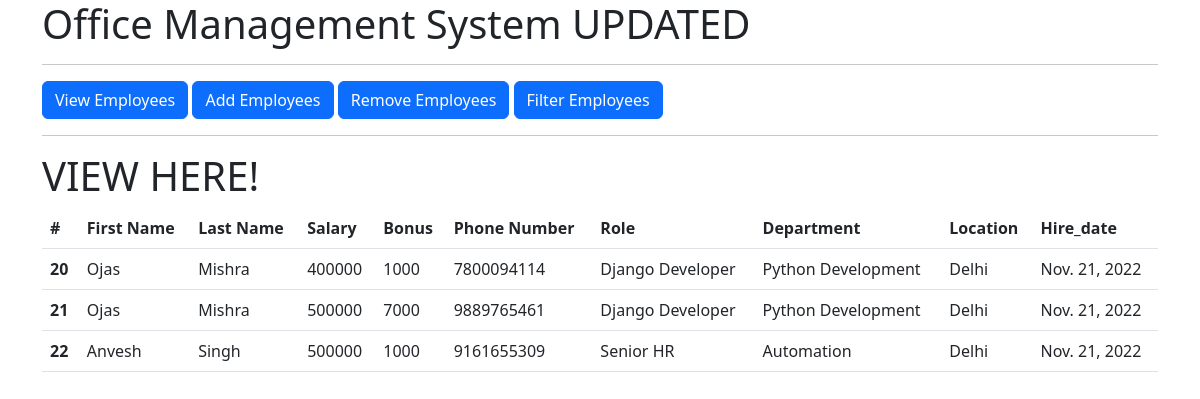
The page /view_emp on the database as committed earlier.
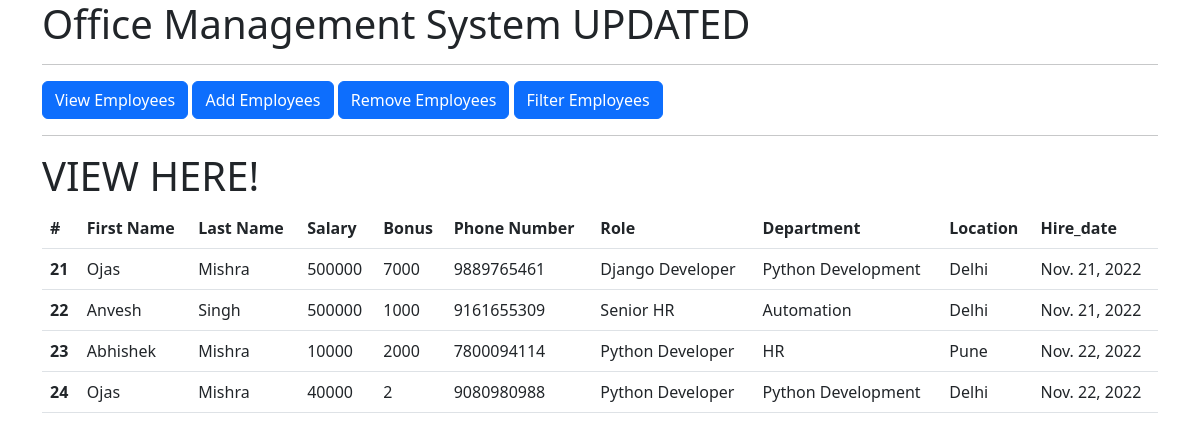
The same page on the database as committed later.
### emp_app/models.py (models this page shows, shortened)
class Employee(models.Model):
    first_name=models.CharField(max_length=100,null=False)
    last_name=models.CharField(max_length=100)
    dept=models.ForeignKey(Department,on_delete=models.CASCADE)
    salary=models.IntegerField(default=0)
    bonus=models.IntegerField(default=0)
    role=models.ForeignKey(Role,on_delete=models.CASCADE)
    phone=models.IntegerField(default=0)
    hire_date=models.DateField()

class Role(models.Model):
    name=models.CharField(max_length=100,null=False)

class Department(models.Model):
    name=models.CharField(max_length=100,null=False)
    location=models.CharField(max_length=100)

### emp_app/views.py (the view)
# urls.py: path('view_emp',views.view_emp,name='view_emp'),
def view_emp(request):
    emps=Employee.objects.all()
    context={
        'emps':emps
    }
    return render(request,'view.html',context)

### templates/view.html (shortened to what this page needs)
{% extends 'base.html' %}
{% block body %}
<h1>VIEW HERE!</h1>
<table class="table">
    <thead>
      <tr>
        <th scope="col">#</th>
        <th scope="col">First Name</th>
        <th scope="col">Last Name</th>
        <th scope="col">Salary</th>
        <th scope="col">Bonus</th>
        <th scope="col">Phone Number</th>
        <th scope="col">Role</th>
        <th scope="col">Department</th>
        <th scope="col">Location</th>
        <th scope="col">Hire_date</th>
      </tr>
    </thead>
    {% for emp in emps %}
    <tbody>
      <tr>
        <th scope="row">{{emp.id}}</th>
        <td>{{emp.first_name}}</td>
        <td>{{emp.last_name}}</td>
        <td>{{emp.salary}}</td>
        <td>{{emp.bonus}}</td>
        <td>{{emp.phone}}</td>
        <td>{{emp.role.name}}</td>
        <td>{{emp.dept.name}}</td>
        <td>{{emp.dept.location}}</td>
        <td>{{emp.hire_date}}</td>
      </tr>
    </tbody>
    {% endfor %}
  </table>
{% endblock body %}

### templates/base.html (shortened to what this page needs)
<!DOCTYPE html>
<html lang="en">
  <head>
    <link
      href="https://cdn.jsdelivr.net/npm/bootstrap@5.2.2/dist/css/bootstrap.min.css"
      rel="stylesheet"
    />
  </head>
  <body>
    <div class="container">
      <h1>Office Management System UPDATED</h1>
      <hr />
      <a class="btn btn-primary" href="view_emp" role="button"
        >View Employees</a
      >
      <a class="btn btn-primary" href="add_emp" role="button">Add Employees</a>
      <a class="btn btn-primary" href="rem_emp" role="button"
        >Remove Employees</a
      >
      <a class="btn btn-primary" href="fil_emp" role="button"
        >Filter Employees</a
      >
      <hr />
      {% block body %} {% endblock body %}
    </div>
  </body>
</html>

Rows that differ between the two databases and show on the page:
removed Employee: id "20", first_name "Ojas", last_name "Mishra", salary "400000", bonus "1000", phone "7800094114", role.name "Django Developer", dept.name "Python Development", dept.location "Delhi", hire_date "Nov. 21, 2022"
added Employee: id "23", first_name "Abhishek", last_name "Mishra", salary "10000", bonus "2000", phone "7800094114", role.name "Python Developer", dept.name "HR", dept.location "Pune", hire_date "Nov. 22, 2022"
added Employee: id "24", first_name "Ojas", last_name "Mishra", salary "40000", bonus "2", phone "9080980988", role.name "Python Developer", dept.name "Python Development", dept.location "Delhi", hire_date "Nov. 22, 2022"
